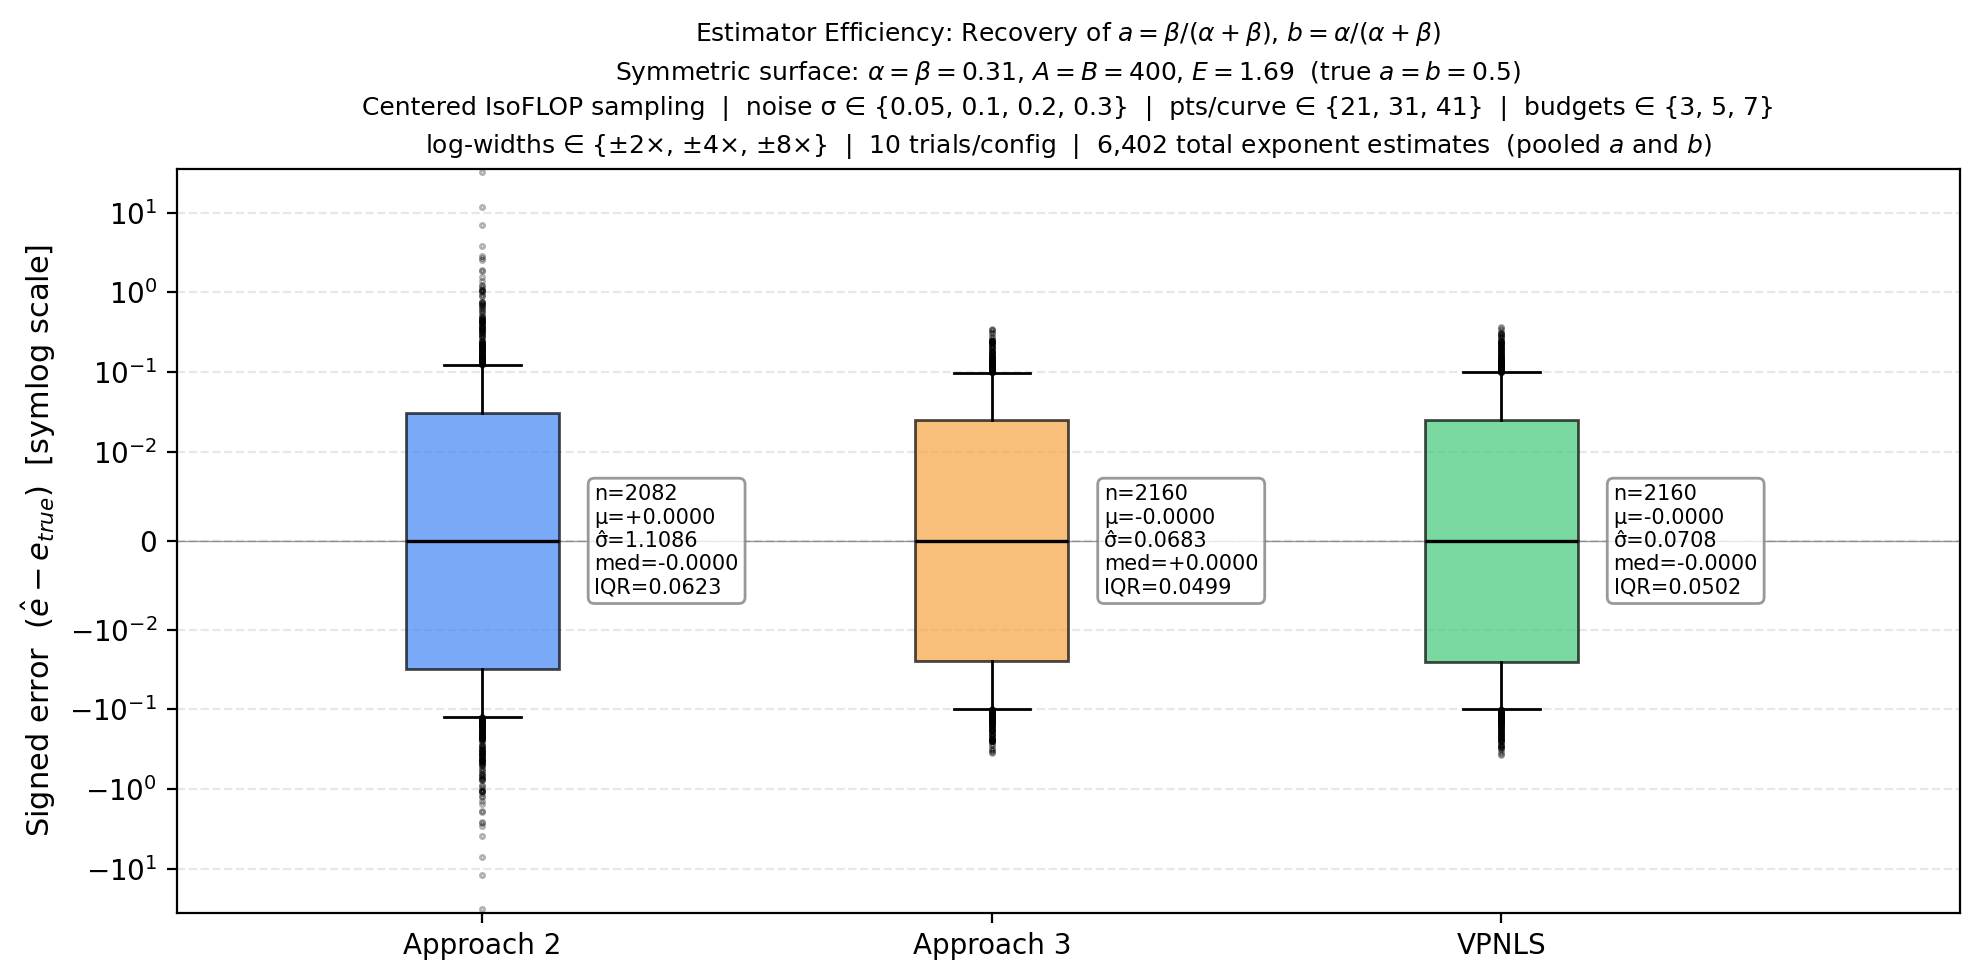

Recreate this plot in Python.
#!/usr/bin/env python3
"""
Standalone comparison of scaling law estimator efficiency.

Compares three fitting methods — Approach 2, Approach 3, and VPNLS —
on perfectly centered IsoFLOP data from a symmetric loss surface.
All fitting logic is self-contained (no codebase imports).

Outputs: demo/chinchilla_fit_methods.png
Usage:   python demo/chinchilla_fit_methods.py
"""

from __future__ import annotations

import itertools
import time
from dataclasses import dataclass
from pathlib import Path

import matplotlib.pyplot as plt
import numpy as np
from scipy.optimize import minimize, nnls

# =============================================================================
# Surface: L(N, D) = E + A/N^α + B/D^β  (symmetric: α = β)
# =============================================================================

ALPHA, BETA = 0.31, 0.31
A, B, E = 400.0, 400.0, 1.69
TRUE_A = BETA / (ALPHA + BETA)  # 0.5
TRUE_B = ALPHA / (ALPHA + BETA)  # 0.5
_G = (ALPHA * A / (BETA * B)) ** (1.0 / (ALPHA + BETA))  # = 1.0 for symmetric


def loss(N: float, D: float) -> float:
    return E + A / N**ALPHA + B / D**BETA


def N_opt(C: float) -> float:
    return _G * (C / 6) ** TRUE_A


# =============================================================================
# Data generation
# =============================================================================


@dataclass
class Data:
    C: np.ndarray
    N: np.ndarray
    D: np.ndarray
    L: np.ndarray


def generate_data(
    budgets: np.ndarray,
    n_points: int,
    log_width: float,
    noise_std: float,
    rng: np.random.Generator,
) -> Data:
    """Perfectly centered, noise-injected IsoFLOP samples."""
    Cs, Ns, Ds, Ls = [], [], [], []
    for C_val in budgets:
        center = np.log10(N_opt(C_val))
        log_Ns = np.linspace(center - log_width, center + log_width, n_points)
        N_arr = 10.0**log_Ns
        D_arr = C_val / (6.0 * N_arr)
        L_arr = np.array([loss(n, d) for n, d in zip(N_arr, D_arr)])
        Cs.append(np.full(n_points, float(C_val)))
        Ns.append(N_arr)
        Ds.append(D_arr)
        Ls.append(L_arr)
    L_all = np.concatenate(Ls)
    return Data(
        np.concatenate(Cs),
        np.concatenate(Ns),
        np.concatenate(Ds),
        L_all + rng.normal(0, noise_std, L_all.shape),
    )


# =============================================================================
# Approach 2: parabola per budget → power-law regression
# =============================================================================


def fit_approach2(d: Data) -> tuple[float, float]:
    unique_C = np.unique(d.C)
    valid_C, N_opts, D_opts = [], [], []
    for c in unique_C:
        m = d.C == c
        n_coeff = np.polyfit(np.log10(d.N[m]), d.L[m], 2)
        d_coeff = np.polyfit(np.log10(d.D[m]), d.L[m], 2)
        if n_coeff[0] < 1e-10 or d_coeff[0] < 1e-10:
            continue  # non-positive curvature (noise inverted the parabola) → no valid minimum
        n_opt = 10.0 ** (-n_coeff[1] / (2 * n_coeff[0]))
        d_opt = 10.0 ** (-d_coeff[1] / (2 * d_coeff[0]))
        if n_opt <= 0 or d_opt <= 0:
            continue  # degenerate optimum (negative N* or D*) → discard this budget
        valid_C.append(c)
        N_opts.append(n_opt)
        D_opts.append(d_opt)
    if len(valid_C) < 2:
        return np.nan, np.nan
    valid_C = np.array(valid_C)
    fit_exp = lambda x, y: float(np.polyfit(np.log10(x), np.log10(np.array(y)), 1)[0])
    return fit_exp(valid_C, N_opts), fit_exp(valid_C, D_opts)


# =============================================================================
# Approach 3: direct 5-param L-BFGS-B
# =============================================================================

_A3_BOUNDS = [(1e-6, 10), (1e-6, 1e6), (1e-6, 1e6), (0.01, 0.99), (0.01, 0.99)]


def fit_approach3(d: Data) -> tuple[float, float]:
    log_N, log_D, L = np.log(d.N), np.log(d.D), d.L

    # Vectorized 4^5 grid search for initialization
    grid = np.array(
        list(
            itertools.product(
                np.linspace(0.1, 5, 4),
                np.logspace(1, 4, 4),
                np.logspace(1, 4, 4),
                np.linspace(0.05, 0.95, 4),
                np.linspace(0.05, 0.95, 4),
            )
        )
    ).T  # grid[i]: 0=E, 1=A, 2=B, 3=α, 4=β
    preds = (
        grid[0]
        + grid[1] * np.exp(-grid[3] * log_N[:, None])
        + grid[2] * np.exp(-grid[4] * log_D[:, None])
    )
    rss_vals = np.sum((L[:, None] - preds) ** 2, axis=0)
    x0 = grid[:, np.argmin(rss_vals)]

    def rss(x):
        p = x[0] + x[1] * np.exp(-x[3] * log_N) + x[2] * np.exp(-x[4] * log_D)
        return float(np.sum((L - p) ** 2))

    def grad(x):
        tN, tD = np.exp(-x[3] * log_N), np.exp(-x[4] * log_D)
        r = x[0] + x[1] * tN + x[2] * tD - L
        return np.array(
            [
                2 * np.sum(r),
                2 * np.sum(r * tN),
                2 * np.sum(r * tD),
                2 * np.sum(r * x[1] * tN * (-log_N)),
                2 * np.sum(r * x[2] * tD * (-log_D)),
            ]
        )

    res = minimize(
        rss,
        x0,
        jac=grad,
        method="L-BFGS-B",
        bounds=_A3_BOUNDS,
        options={"ftol": 1e-15, "gtol": 1e-15, "maxiter": 1_000},
    )
    if res is None or not np.all(np.isfinite(res.x)):
        return np.nan, np.nan
    al, be = res.x[3], res.x[4]
    return be / (al + be), al / (al + be)


# =============================================================================
# VPNLS: 2D Nelder-Mead over (α,β) with NNLS inner solve
# =============================================================================


def fit_vpnls(d: Data) -> tuple[float, float]:
    log_N, log_D, L = np.log(d.N), np.log(d.D), d.L

    def rss_nnls(al, be):
        dm = np.column_stack(
            [np.ones(len(L)), np.exp(-al * log_N), np.exp(-be * log_D)]
        )
        return nnls(dm, L)[1] ** 2

    # 32×32 grid search
    best, ba, bb = np.inf, 0.5, 0.5
    for al in np.linspace(0.05, 0.95, 32):
        for be in np.linspace(0.05, 0.95, 32):
            r = rss_nnls(al, be)
            if r < best:
                best, ba, bb = r, al, be

    res = minimize(
        lambda x: rss_nnls(x[0], x[1]),
        [ba, bb],
        method="Nelder-Mead",
        options={"xatol": 1e-10, "fatol": 1e-15, "maxiter": 1_000},
    )
    if res is None or not np.all(np.isfinite(res.x)):
        return np.nan, np.nan
    al, be = res.x
    return be / (al + be), al / (al + be)


# =============================================================================
# Experiment
# =============================================================================

METHODS = {"Approach 2": fit_approach2, "Approach 3": fit_approach3, "VPNLS": fit_vpnls}

# Experimental grid
NOISE_STDS = [0.05, 0.1, 0.2, 0.3]
N_POINTS = [21, 31, 41]
N_BUDGETS = [3, 5, 7]
LOG_WIDTHS = [np.log10(2), np.log10(4), np.log10(8)]
N_TRIALS = 10


def run() -> dict[str, list[float]]:
    """Run Monte Carlo; return {method: [signed_errors]} pooled over all conditions."""
    rng = np.random.default_rng(42)
    errors = {m: [] for m in METHODS}
    total = (
        len(NOISE_STDS)
        * len(LOG_WIDTHS)
        * len(N_POINTS)
        * len(N_BUDGETS)
        * N_TRIALS
        * len(METHODS)
    )
    done, t0 = 0, time.time()

    for noise in NOISE_STDS:
        for lw in LOG_WIDTHS:
            for npts in N_POINTS:
                for nb in N_BUDGETS:
                    budgets = np.logspace(17, 21, nb)
                    for _ in range(N_TRIALS):
                        data = generate_data(budgets, npts, lw, noise, rng)
                        for name, fn in METHODS.items():
                            a_hat, b_hat = fn(data)
                            for est, true in [(a_hat, TRUE_A), (b_hat, TRUE_B)]:
                                if np.isfinite(est):
                                    errors[name].append(est - true)
                            done += 1
                    pct = done / total * 100
                    print(
                        f"\r  [{pct:5.1f}%] {done}/{total} | {time.time()-t0:.0f}s",
                        end="",
                        flush=True,
                    )

    print(f"\n  Done in {time.time()-t0:.1f}s  ({total} fits)\n")
    return errors


# =============================================================================
# Visualization
# =============================================================================


def plot(errors: dict[str, list[float]], path: Path) -> None:
    fig, ax = plt.subplots(figsize=(10, 5))

    names = list(METHODS.keys())
    colors = ["#4287f5", "#f5a442", "#42c978"]
    data = [errors[n] for n in names]

    bp = ax.boxplot(
        data,
        tick_labels=names,
        patch_artist=True,
        showfliers=True,
        flierprops=dict(marker=".", markersize=3, alpha=0.3),
        medianprops=dict(color="black", linewidth=1.2),
    )
    for patch, color in zip(bp["boxes"], colors):
        patch.set_facecolor(color)
        patch.set_alpha(0.7)

    ax.axhline(0, color="black", linewidth=0.5, alpha=0.4)
    ax.set_yscale("symlog", linthresh=0.01)
    ax.set_xlim(0.4, len(names) + 0.9)
    ax.set_ylabel(r"Signed error  ($\hat{e} - e_{true}$)  [symlog scale]", fontsize=11)
    ax.set_title(
        r"Estimator Efficiency: Recovery of $a = \beta/(\alpha+\beta)$, "
        r"$b = \alpha/(\alpha+\beta)$"
        "\n"
        r"Symmetric surface: $\alpha = \beta = 0.31$, $A = B = 400$, $E = 1.69$  "
        r"(true $a = b = 0.5$)"
        "\n"
        f"Centered IsoFLOP sampling  |  "
        f"noise σ ∈ {{{', '.join(str(s) for s in NOISE_STDS)}}}  |  "
        f"pts/curve ∈ {{{', '.join(str(n) for n in N_POINTS)}}}  |  "
        f"budgets ∈ {{{', '.join(str(n) for n in N_BUDGETS)}}}\n"
        f"log-widths ∈ {{±2×, ±4×, ±8×}}  |  "
        f"{N_TRIALS} trials/config  |  "
        f"{sum(len(v) for v in errors.values()):,} total exponent estimates"
        f"  (pooled $a$ and $b$)",
        fontsize=9,
        linespacing=1.5,
    )
    ax.grid(True, axis="y", linestyle="--", alpha=0.3)

    # Annotate stats
    for i, name in enumerate(names):
        vals = np.array(errors[name])
        mean = np.mean(vals)
        med = np.median(vals)
        iqr = np.percentile(vals, 75) - np.percentile(vals, 25)
        std = np.std(vals)
        n = len(vals)
        ax.annotate(
            f"n={n}\nμ={mean:+.4f}\nσ̂={std:.4f}\nmed={med:+.4f}\nIQR={iqr:.4f}",
            xy=(i + 1.22, 0),
            fontsize=7.5,
            ha="left",
            va="center",
            bbox=dict(
                boxstyle="round,pad=0.3", facecolor="white", alpha=0.8, edgecolor="gray"
            ),
        )

    plt.tight_layout()
    fig.savefig(path, dpi=200, bbox_inches="tight")
    print(f"Saved {path}")


def main() -> None:
    errors = run()
    plot(errors, Path(__file__).parent / "chinchilla_fit_methods.png")


if __name__ == "__main__":
    main()
